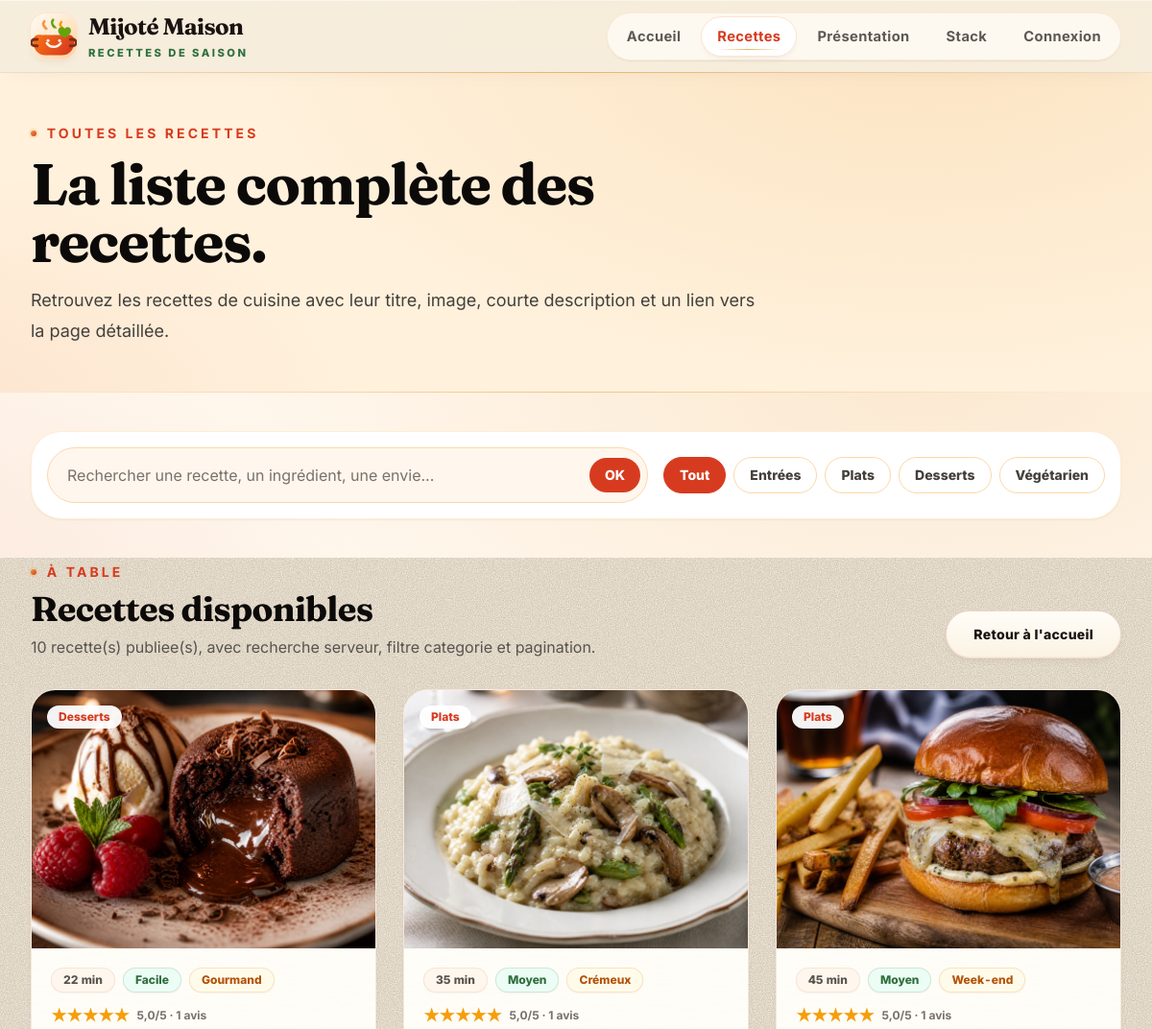
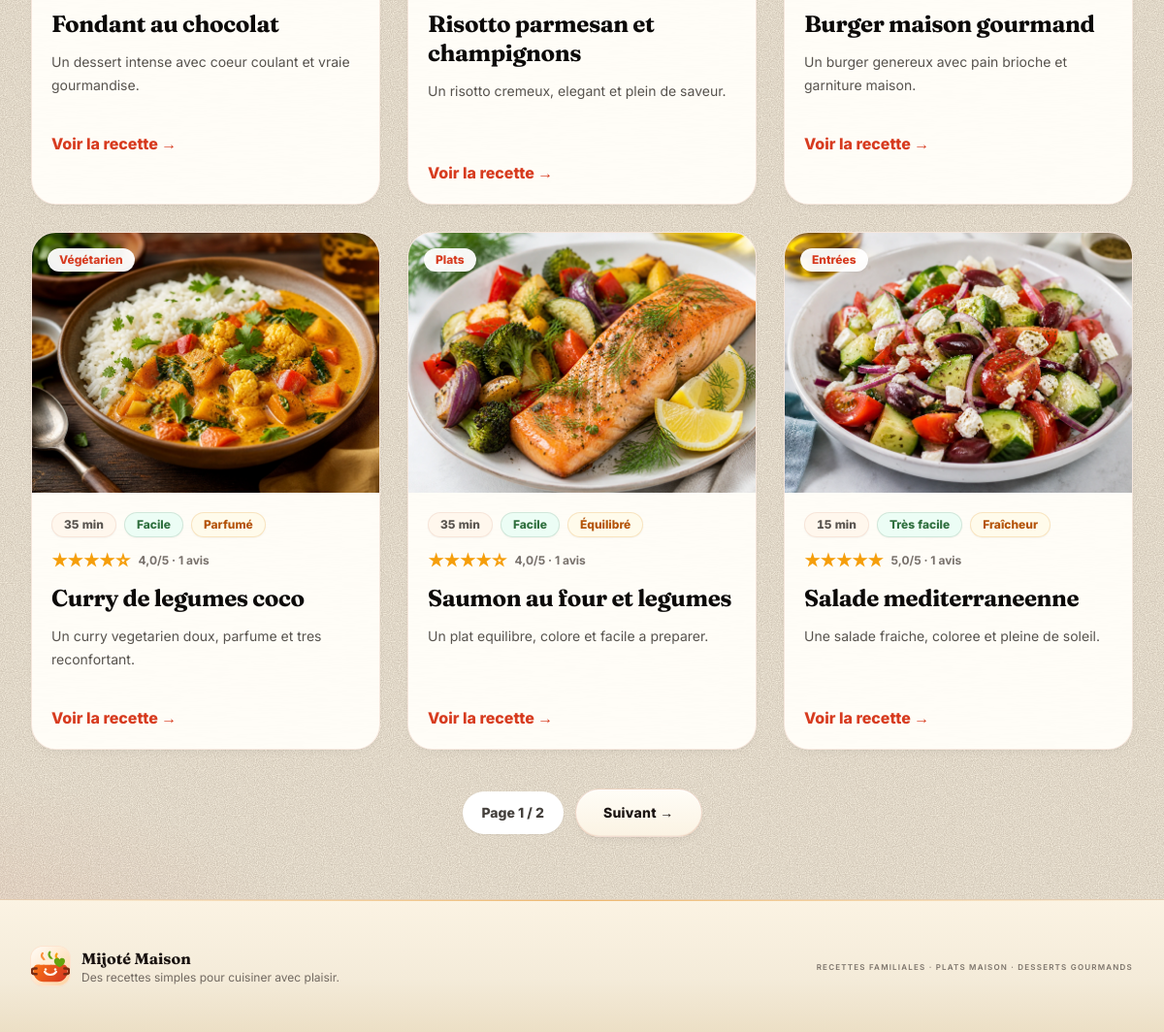
Page /recipes.php on the committed database (2 pictures, top to bottom).
### tables this page shows
CREATE TABLE IF NOT EXISTS recipes (
  id INT AUTO_INCREMENT PRIMARY KEY,
  title VARCHAR(150) NOT NULL,
  slug VARCHAR(180) NOT NULL UNIQUE,
  short_description VARCHAR(300) NOT NULL,
  description TEXT NOT NULL,
  ingredients TEXT NOT NULL,
  preparation_steps TEXT NOT NULL,
  image_path VARCHAR(255) NULL,
  category VARCHAR(40) NOT NULL DEFAULT 'plats',
  status ENUM('draft', 'published', 'archived') NOT NULL DEFAULT 'draft',
  published_at DATETIME NULL,
  view_count INT UNSIGNED NOT NULL DEFAULT 0,
  created_at DATETIME NOT NULL DEFAULT CURRENT_TIMESTAMP,
  updated_at DATETIME NOT NULL DEFAULT CURRENT_TIMESTAMP ON UPDATE CURRENT_TIMESTAMP,
  INDEX idx_recipes_slug (slug),
  INDEX idx_recipes_public (status, category, published_at)
);

### app/repositories/RecipeRepository.php (called while the page is built, shortened)
<?php
final class RecipeRepository
{
    public function published(int $limit = 12, int $offset = 0, string $query = '', string $category = ''): array
    {
        [$where, $params] = $this->publicFilters($query, $category);
        $sql = 'SELECT * FROM recipes ' . $where . ' ORDER BY published_at DESC, created_at DESC, id DESC LIMIT :limit OFFSET :offset';
        $stmt = $this->pdo->prepare($sql);
        $stmt->bindValue(':limit', $limit, PDO::PARAM_INT);
        $stmt->bindValue(':offset', $offset, PDO::PARAM_INT);
        $stmt->execute();
        return $stmt->fetchAll();
    }
    public function countPublished(string $query = '', string $category = ''): int
    {
        [$where, $params] = $this->publicFilters($query, $category);
        $stmt = $this->pdo->prepare('SELECT COUNT(*) FROM recipes ' . $where);
        $stmt->execute($params);
        return (int) $stmt->fetchColumn();
    }
    private function publicFilters(string $query, string $category): array
    {
        $where = ["status = 'published'"];
        $params = [];
        return ['WHERE ' . implode(' AND ', $where), $params];
    }
}

### app/repositories/RecipeInteractionRepository.php (called while the page is built, shortened)
<?php
final class RecipeInteractionRepository
{
    public function ratingSummariesForRecipeIds(array $recipeIds): array
    {
        $ids = array_values(array_unique(array_map('intval', $recipeIds)));
        $placeholders = implode(',', array_fill(0, count($ids), '?'));
        $stmt = $this->pdo->prepare(
            "SELECT recipe_id, ROUND(AVG(rating), 1) AS average_rating, COUNT(*) AS rating_count
             FROM recipe_ratings
             WHERE recipe_id IN ($placeholders)
             GROUP BY recipe_id"
        );
        $stmt->execute($ids);
        $summaries = [];
        foreach ($stmt->fetchAll() as $row) {
            $summaries[(int) $row['recipe_id']] = [
                'average' => (float) $row['average_rating'],
                'count' => (int) $row['rating_count'],
            ];
        }
        return $summaries;
    }
}

### public/recipes.php (the view, shortened to what this page needs)
<?php
require_once BASE_PATH . '/app/repositories/RecipeRepository.php';
require_once BASE_PATH . '/app/repositories/RecipeInteractionRepository.php';
$recipes = [];
$ratingSummaries = [];
$dbError = null;
$query = trim((string) ($_GET['q'] ?? ''));
$category = (string) ($_GET['category'] ?? '');
$page = max(1, (int) ($_GET['page'] ?? 1));
$perPage = 6;
$totalRecipes = 0;
$totalPages = 1;
try {
    $pdo = db();
    $repo = new RecipeRepository($pdo);
    $totalRecipes = $repo->countPublished($query, $category);
    $totalPages = max(1, (int) ceil($totalRecipes / $perPage));
    $page = min($page, $totalPages);
    $recipes = $repo->published($perPage, ($page - 1) * $perPage, $query, $category);
    $ratingSummaries = (new RecipeInteractionRepository($pdo))->ratingSummariesForRecipeIds(array_column($recipes, 'id'));
} catch (Throwable $exception) {
    $dbError = 'Impossible de charger les recettes pour le moment.';
}
$baseParams = [];
function recipes_page_url(array $params): string
{
    $queryString = http_build_query($params);
    return '/recettes' . ($queryString !== '' ? '?' . $queryString : '');
}
?>
<section class="bg-[#fff1dc] py-12">
    <div class="mx-auto max-w-7xl px-4 sm:px-6 lg:px-8">
        <div class="max-w-3xl">
            <p class="text-sm font-extrabold uppercase tracking-[0.18em] text-tomato">Toutes les recettes</p>
            <h1 class="mt-3 font-serif text-5xl font-bold leading-tight text-stone-950 sm:text-6xl">La liste complète des recettes.</h1>
            <p class="mt-4 text-lg leading-8 text-stone-700">Retrouvez les recettes de cuisine avec leur titre, image, courte description et un lien vers la page détaillée.</p>
        </div>
    </div>
</section>
<section class="bg-cream py-10">
    <div class="mx-auto max-w-7xl px-4 sm:px-6 lg:px-8">
        <form class="grid gap-4 rounded-[2rem] border border-orange-100 bg-white p-4 shadow-sm lg:grid-cols-[1fr_auto] lg:items-center" action="/recettes" method="get">
            <label class="relative block">
                <input class="w-full rounded-full border border-orange-200 bg-orange-50 px-5 py-4 pr-24 text-stone-900 outline-none transition placeholder:text-stone-500 focus:border-tomato focus:ring-4 focus:ring-orange-200" name="q" value="<?= e($query) ?>" data-recipe-search type="search" placeholder="Rechercher une recette, un ingrédient, une envie...">
                <button class="absolute right-2 top-1/2 -translate-y-1/2 rounded-full bg-tomato px-4 py-2 text-sm font-extrabold text-white" type="submit">OK</button>
            </label>
            <div class="flex flex-wrap gap-2">
                <a class="rounded-full border <?= $category === '' ? 'border-tomato bg-tomato text-white' : 'border-orange-200 bg-white text-stone-700' ?> px-4 py-2 text-sm font-extrabold transition" href="<?= e(recipes_page_url($query !== '' ? ['q' => $query] : [])) ?>" data-recipe-filter="all">Tout</a>
                <?php foreach (recipe_categories() as $value => $label): ?>
                    <a class="rounded-full border <?= $category === $value ? 'border-tomato bg-tomato text-white' : 'border-orange-200 bg-white text-stone-700' ?> px-4 py-2 text-sm font-extrabold transition" href="<?= e(recipes_page_url(array_filter(['q' => $query, 'category' => $value], static fn($v) => $v !== ''))) ?>" data-recipe-filter="<?= e($value) ?>"><?= e($label) ?></a>
                <?php endforeach; ?>
            </div>
        </form>
    </div>
</section>
<section class="mx-auto max-w-7xl px-4 pb-16 sm:px-6 lg:px-8">
    <div class="mb-8 flex flex-col gap-3 sm:flex-row sm:items-end sm:justify-between">
        <div>
            <p class="text-sm font-extrabold uppercase tracking-[0.18em] text-tomato">À table</p>
            <h2 class="mt-2 font-serif text-4xl font-bold text-stone-950">Recettes disponibles</h2>
            <p class="mt-2 max-w-2xl text-stone-600"><?= e((string) $totalRecipes) ?> recette(s) publiee(s), avec recherche serveur, filtre categorie et pagination.</p>
        </div>
        <a class="btn-secondary" href="/">Retour à l'accueil</a>
    </div>
    <?php if ($dbError): ?>
        <div class="rounded-3xl border border-amber-200 bg-amber-50 p-5 text-amber-900"><?= e($dbError) ?></div>
    <?php elseif (!$recipes): ?>
        <div class="rounded-3xl border border-orange-100 bg-white p-5 text-stone-600">Aucune recette publiée pour le moment.</div>
    <?php else: ?>
        <div class="grid gap-7 sm:grid-cols-2 lg:grid-cols-3">
            <?php foreach ($recipes as $recipe): ?>
                <?php $meta = recipe_public_meta($recipe['slug'] ?? null); ?>
                <?php $rating = $ratingSummaries[(int) $recipe['id']] ?? ['average' => 0, 'count' => 0]; ?>
                <article class="group overflow-hidden rounded-[1.6rem] border border-orange-100 bg-white shadow-sm transition hover:-translate-y-1 hover:shadow-xl hover:shadow-orange-900/10" data-recipe-card data-category="<?= e($recipe['category'] ?? $meta['category']) ?>" data-search="<?= e($recipe['title'] . ' ' . $recipe['short_description'] . ' ' . $recipe['ingredients'] . ' ' . recipe_category_label($recipe['category'] ?? null) . ' ' . $meta['tag']) ?>">
                    <a href="<?= e(recipe_url((string) $recipe['slug'])) ?>" class="block">
                        <div class="relative">
                            <img class="aspect-[4/3] w-full object-cover transition duration-500 group-hover:scale-105" src="<?= e(recipe_image_url($recipe['image_path'])) ?>" alt="">
                            <span class="absolute left-4 top-4 rounded-full bg-white/95 px-3 py-1 text-xs font-extrabold text-tomato shadow-sm"><?= e(recipe_category_label($recipe['category'] ?? null)) ?></span>
                        </div>
                        <div class="p-5">
                            <div class="mb-3 flex flex-wrap gap-2 text-xs font-extrabold text-stone-600">
                                <span class="rounded-full bg-orange-50 px-3 py-1"><?= e($meta['time']) ?></span>
                                <span class="rounded-full bg-emerald-50 px-3 py-1 text-herb"><?= e($meta['level']) ?></span>
                                <span class="rounded-full bg-amber-50 px-3 py-1 text-amber-700"><?= e($meta['tag']) ?></span>
                            </div>
                            <div class="mb-3 flex items-center gap-2 text-xs font-bold text-stone-500">
                                <?= render_stars((float) $rating['average'], 'text-base') ?>
                                <span><?= e($rating['count'] > 0 ? number_format((float) $rating['average'], 1, ',', ' ') . '/5 · ' . $rating['count'] . ' avis' : 'Pas encore notée') ?></span>
                            </div>
                            <h3 class="font-serif text-2xl font-bold leading-tight text-stone-950"><?= e($recipe['title']) ?></h3>
                            <p class="mt-3 min-h-16 text-sm leading-6 text-stone-600"><?= e($recipe['short_description']) ?></p>
                            <span class="mt-5 inline-flex font-extrabold text-tomato">Voir la recette →</span>
                        </div>
                    </a>
                </article>
            <?php endforeach; ?>
        </div>
        <?php if ($totalPages > 1): ?>
            <nav class="mt-10 flex flex-wrap items-center justify-center gap-3" aria-label="Pagination recettes">
                <span class="rounded-full bg-white px-5 py-3 text-sm font-extrabold text-stone-700 shadow-sm">Page <?= e($page) ?> / <?= e($totalPages) ?></span>
                <?php if ($page < $totalPages): ?>
                    <a class="btn-secondary" href="<?= e(recipes_page_url($baseParams + ['page' => $page + 1])) ?>">Suivant →</a>
                <?php endif; ?>
            </nav>
        <?php endif; ?>
    <?php endif; ?>
</section>

### rows in the picture
recipes: image_path (picture), category "Desserts", slug "22 min", slug "Facile", slug "Gourmand", id "★★★★★", id "5,0/5 · 1 avis", title "Fondant au chocolat", short_description "Un dessert intense avec coeur coulant et vraie gourmandise."
recipes: image_path (picture), category "Plats", slug "35 min", slug "Moyen", slug "Crémeux", id "★★★★★", id "5,0/5 · 1 avis", title "Risotto parmesan et champignons", short_description "Un risotto cremeux, elegant et plein de saveur."
recipes: image_path (picture), category "Plats", slug "45 min", slug "Moyen", slug "Week-end", id "★★★★★", id "5,0/5 · 1 avis", title "Burger maison gourmand", short_description "Un burger genereux avec pain brioche et garniture maison."
recipes: image_path (picture), category "Végétarien", slug "35 min", slug "Facile", slug "Parfumé", id "★★★★☆", id "4,0/5 · 1 avis", title "Curry de legumes coco", short_description "Un curry vegetarien doux, parfume et tres reconfortant."
recipes: image_path (picture), category "Plats", slug "35 min", slug "Facile", slug "Équilibré", id "★★★★☆", id "4,0/5 · 1 avis", title "Saumon au four et legumes", short_description "Un plat equilibre, colore et facile a preparer."
recipes: image_path (picture), category "Entrées", slug "15 min", slug "Très facile", slug "Fraîcheur", id "★★★★★", id "5,0/5 · 1 avis", title "Salade mediterraneenne", short_description "Une salade fraiche, coloree et pleine de soleil."

### other values in the picture
$label "Accueil Recettes Présentation Stack Connexion"
$label "Entrées"
$label "Plats"
$label "Desserts"
$label "Végétarien"
$totalRecipes "10"
$page "1"
$totalPages "2"
